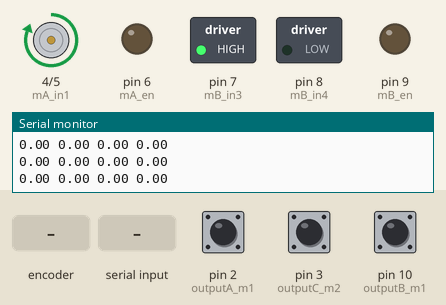
Simulated run of this sketch. Board: Arduino Uno, built with avr-gcc and run on an emulated ATmega328P. On the bench: motor-driver pin pairs drawn as motors (green arrow = first pin HIGH = forward, orange = second pin HIGH = backward, longer = more drive), switched loads named in the sketch (green lamp = pin HIGH), output pins drawn as LEDs (lit = HIGH), the last lines printed to the serial monitor. Inputs (shaded band) come from the test bench; at power-on: pin 2 (outputA_m1) HIGH, pin 3 (outputC_m2) HIGH, pin 10 (outputB_m1) HIGH.

Above: at 1.2 s.
1.3 s: rotary encoder on pin 2 (outputA_m1) / pin 10 (outputB_m1) turned 3 steps (first pin leading)
At 1.89 s:
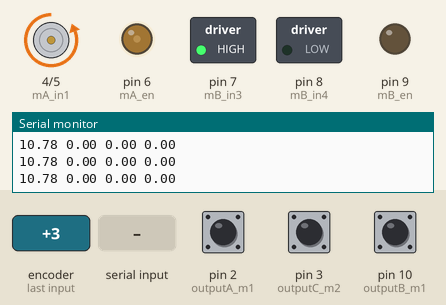
4.3 s: "90,45\n" received over Serial
At 5.6 s:
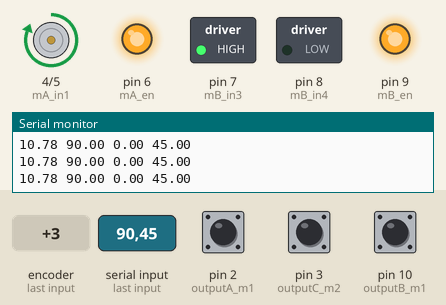
6.1 s: "1,90\n" received over Serial
At 6.9 s:
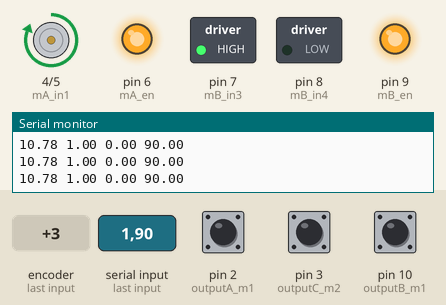
9.1 s: rotary encoder on pin 2 (outputA_m1) / pin 10 (outputB_m1) turned 1 step (first pin leading)
At 14.05 s:
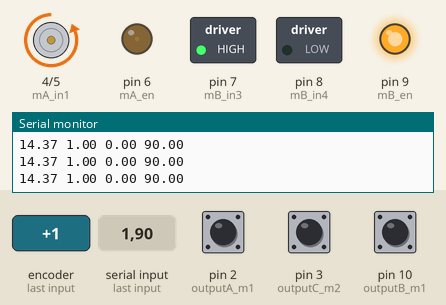
15.4 s: "30,150\n" received over Serial
At 16.55 s:
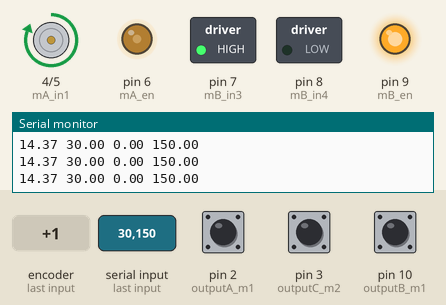
Timing chart, 0 to 19.4 s (numbered marks = the images above; inputs shaded):
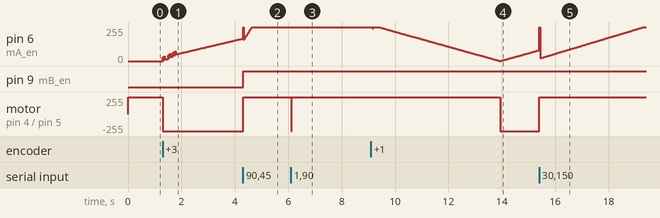

Measured:
- after the input at 1.3 s, motor on pin 4 (mA_in1) / pin 5 (mA_in2): forward 255/255 → backward 255/255 at once
- after the input at 4.3 s, pin 9 (mB_en): LOW → HIGH at once; motor on pin 4 (mA_in1) / pin 5 (mA_in2): backward 255/255 → forward 255/255 at once
- after the input at 6.1 s, motor on pin 4 (mA_in1) / pin 5 (mA_in2): forward 255/255 → backward 255/255 at once, → forward 255/255 0.02 s later
- after the input at 9.1 s, motor on pin 4 (mA_in1) / pin 5 (mA_in2): forward 255/255 → backward 255/255 after 4.9 s
- after the input at 15.4 s, motor on pin 4 (mA_in1) / pin 5 (mA_in2): backward 255/255 → forward 255/255 at once

The sketch:

PID_Last.ino
```cpp
// ==================== Motor 1 (大电机 m1) ====================

const int outputA_m1 = 2;
const int outputB_m1 = 10;

const int mA_in1 = 4;
const int mA_in2 = 5;
const int mA_en  = 6;

// 大电机编码器参数
const float PPR_m1 = 6.68;   // 每圈脉冲数（你测出来的）
const float GR_m1  = 30;     // 减速比

// 状态变量
volatile long counter_m1 = 0;   // 中断里更新的脉冲计数
int aLastState_m1;              // 上一次 A 相状态
float currentDegrees_m1 = 0.0;
float targetDegrees_m1  = 0.0; // 大电机目标角度

// 时间控制
const float dt_m1           = 0.01;   // 10ms
const unsigned long dt_ms_m1 = 10;
unsigned long lastTime_m1   = 0;

// PID (EMG30 )
float Kp_m1 = 3.45;
float Ki_m1 = 10;
float Kd_m1 = 0.13;

float error_m1     = 0.0;
float errorPrev_m1 = 0.0;
float errorSum_m1  = 0.0;
float errorDiff_m1 = 0.0;
float u_m1         = 0.0;


// ==================== Motor 2 (小电机 m2) ====================

const int outputC_m2 = 3;
const int outputD_m2 = 11;

const int mB_in3 = 7;
const int mB_in4 = 8;
const int mB_en  = 9;

// 小电机编码器参数
const float PPR_m2 = 5.861;   // 每圈脉冲数（你测的）
const float GR_m2  = 250;     // 减速比

// 状态变量
volatile long counter_m2 = 0;
int aLastState_m2;
float currentDegrees_m2 = 0.0;
float targetDegrees_m2  = 0.0;  // 小电机目标角度

// 时间控制
const float dt_m2           = 0.01;  // 10ms
const unsigned long dt_ms_m2 = 10;
unsigned long lastTime_m2   = 0;

// PID (small motor)
float Kp_m2 = 7.6;
float Ki_m2 = 4.5;    //6.85
float Kd_m2 = 0.2;    //0.48

float error_m2     = 0.0;
float errorPrev_m2 = 0.0;
float errorSum_m2  = 0.0;
float errorDiff_m2 = 0.0;
float u_m2         = 0.0;


// ==================== 通用：初始化 ====================

void setup() {
  Serial.begin(9600);

  // --- 大电机 m1 编码器 & 电机 ---
  pinMode(outputA_m1, INPUT_PULLUP);
  pinMode(outputB_m1, INPUT_PULLUP);

  pinMode(mA_in1, OUTPUT);
  pinMode(mA_in2, OUTPUT);
  pinMode(mA_en,  OUTPUT);

  aLastState_m1 = digitalRead(outputA_m1);
  attachInterrupt(digitalPinToInterrupt(outputA_m1), updateEncoder_m1, CHANGE);

  digitalWrite(mA_in1, HIGH);
  digitalWrite(mA_in2, LOW);
  analogWrite(mA_en, 0);

  lastTime_m1 = millis();

  // --- 小电机 m2 编码器 & 电机 ---
  pinMode(outputC_m2, INPUT_PULLUP);
  pinMode(outputD_m2, INPUT_PULLUP);

  pinMode(mB_in3, OUTPUT);
  pinMode(mB_in4, OUTPUT);
  pinMode(mB_en,  OUTPUT);

  aLastState_m2 = digitalRead(outputC_m2);
  attachInterrupt(digitalPinToInterrupt(outputC_m2), updateEncoder_m2, CHANGE);

  digitalWrite(mB_in3, HIGH);
  digitalWrite(mB_in4, LOW);
  analogWrite(mB_en, 0);

  lastTime_m2 = millis();


}


void readTargetsFromSerial() {
  if (Serial.available() <= 0) return;

  String data = Serial.readStringUntil('\n');
  data.trim();

  int commaIndex = data.indexOf(',');
    if (commaIndex > 0) {
      targetDegrees_m1 = data.substring(0, commaIndex).toFloat();
      targetDegrees_m2 = data.substring(commaIndex + 1).toFloat();
    }
}


// ==================== 主循环：两个电机各自用自己的 dt ====================

void loop() {

  readTargetsFromSerial();

  unsigned long now = millis();

  // ---------- 大电机 m1 控制 ----------
  if (now - lastTime_m1 >= dt_ms_m1) {
    lastTime_m1 += dt_ms_m1;

    long counts_m1;
    noInterrupts();
    counts_m1 = counter_m1;
    interrupts();

    // counts -> 角度
    currentDegrees_m1 = ((float)counts_m1 * 360.0) / (PPR_m1 * GR_m1);

    // 防止角度飘得太远
    if (currentDegrees_m1 > 360.0 || currentDegrees_m1 < -360.0) {
      noInterrupts();
      counter_m1 = 0;
      counts_m1  = 0;
      interrupts();
      currentDegrees_m1 = 0.0;
      errorPrev_m1 = 0;
      errorSum_m1  = 0;
    }

    // PID error
    error_m1     = targetDegrees_m1 - currentDegrees_m1;
    errorDiff_m1 = (error_m1 - errorPrev_m1) / dt_m1;
    errorSum_m1 += error_m1;

    // PID output
    u_m1 = error_m1 * Kp_m1 + errorDiff_m1 * Kd_m1 + errorSum_m1 * Ki_m1 * dt_m1;

    // 限幅
    if (u_m1 > 255)  u_m1 = 255;
    if (u_m1 < -255) u_m1 = -255;

    // 死区：误差很小时停住
    if (fabs(error_m1) < 0.5) {
      u_m1 = 0;
      errorSum_m1 = 0;
    }

    // 输出到大电机
    if (u_m1 >= 0) {
      digitalWrite(mA_in1, HIGH);
      digitalWrite(mA_in2, LOW);
      analogWrite(mA_en, (int)round(u_m1));
    } else {
      digitalWrite(mA_in1, LOW);
      digitalWrite(mA_in2, HIGH);
      analogWrite(mA_en, (int)round(-u_m1));
    }

    errorPrev_m1 = error_m1;
  }

  // ---------- 小电机 m2 控制 ----------
  if (now - lastTime_m2 >= dt_ms_m2) {
    lastTime_m2 += dt_ms_m2;

    long counts_m2;
    noInterrupts();
    counts_m2 = counter_m2;
    interrupts();

    currentDegrees_m2 = ((float)counts_m2 * 360.0) / (PPR_m2 * GR_m2);

    if (currentDegrees_m2 > 360.0 || currentDegrees_m2 < -360.0) {
      noInterrupts();
      counter_m2 = 0;
      counts_m2  = 0;
      interrupts();
      currentDegrees_m2 = 0.0;
      errorPrev_m2 = 0;
      errorSum_m2  = 0;
    }

    error_m2     = targetDegrees_m2 - currentDegrees_m2;
    errorDiff_m2 = (error_m2 - errorPrev_m2) / dt_m2;
    errorSum_m2 += error_m2;

    u_m2 = error_m2 * Kp_m2 + errorDiff_m2 * Kd_m2 + errorSum_m2 * Ki_m2 * dt_m2;

    if (u_m2 > 255)  u_m2 = 255;
    if (u_m2 < -255) u_m2 = -255;

    if (fabs(error_m2) < 0.5) {
      u_m2 = 0;
      errorSum_m2 = 0;
    }

    if (u_m2 >= 0) {
      digitalWrite(mB_in3, HIGH);
      digitalWrite(mB_in4, LOW);
      analogWrite(mB_en, (int)round(u_m2));
    } else {
      digitalWrite(mB_in3, LOW);
      digitalWrite(mB_in4, HIGH);
      analogWrite(mB_en, (int)round(-u_m2));
    }

    errorPrev_m2 = error_m2;
  }

  // ------ 串口输出（4列：m1当前 m1目标 m2当前 m2目标）------
  Serial.print(currentDegrees_m1);
  Serial.print(" ");
  Serial.print(targetDegrees_m1);
  Serial.print(" ");
  Serial.print(currentDegrees_m2);
  Serial.print(" ");
  Serial.println(targetDegrees_m2);
}


void updateEncoder_m1() {
  int aState_m1 = digitalRead(outputA_m1);
  int bState_m1 = digitalRead(outputB_m1);

  if (aState_m1 != aLastState_m1) {
    if (aState_m1 != bState_m1) {
      counter_m1++;
    } else {
      counter_m1--;
    }
  }

  aLastState_m1 = aState_m1;
}


void updateEncoder_m2() {
  int aState_m2 = digitalRead(outputC_m2);
  int bState_m2 = digitalRead(outputD_m2);

  if (aState_m2 != aLastState_m2) {
    if (aState_m2 != bState_m2) {
      counter_m2--;
    } else {
      counter_m2++;
    }
  }

  aLastState_m2 = aState_m2;
}
```
